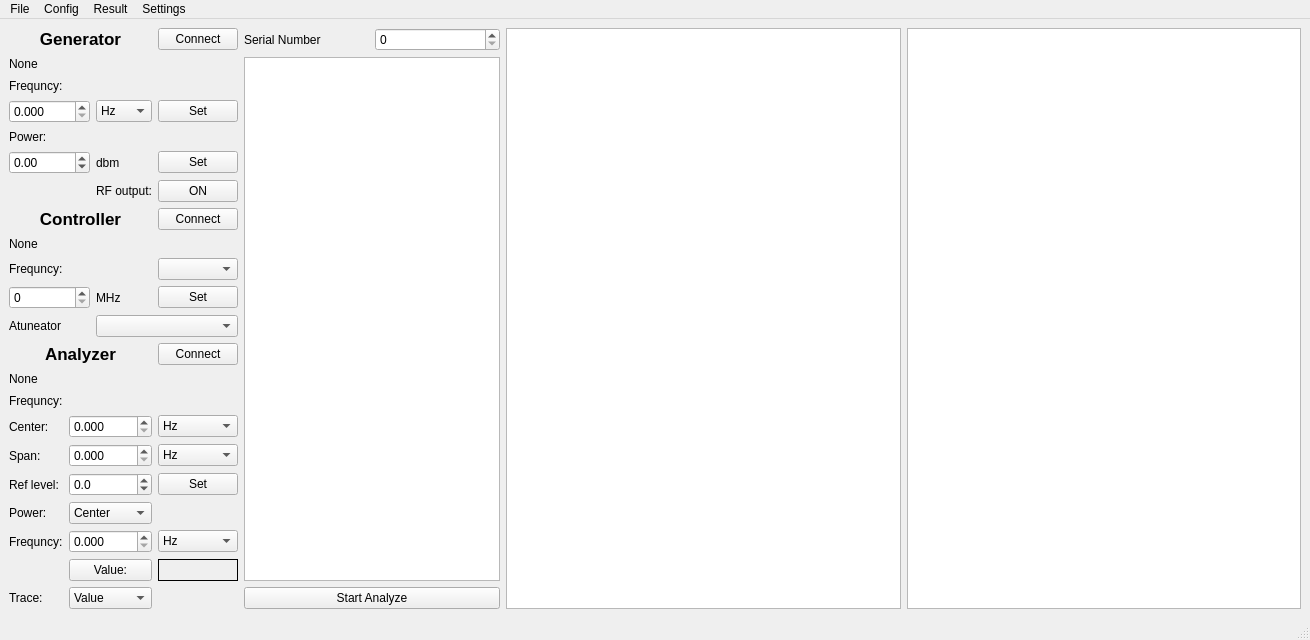
<?xml version="1.0" encoding="UTF-8"?>
<ui version="4.0">
 <class>MainGUI</class>
 <widget class="QMainWindow" name="MainGUI">
  <property name="geometry">
   <rect>
    <x>0</x>
    <y>0</y>
    <width>1310</width>
    <height>640</height>
   </rect>
  </property>
  <property name="windowTitle">
   <string notr="true">Control And Analyze</string>
  </property>
  <widget class="QWidget" name="centralwidget">
   <layout class="QGridLayout" name="gridLayout_2">
    <item row="0" column="4" rowspan="3">
     <widget class="QGraphicsView" name="AGV"/>
    </item>
    <item row="0" column="3" rowspan="3">
     <widget class="QTextBrowser" name="RTB"/>
    </item>
    <item row="0" column="1">
     <widget class="QLabel" name="MSL">
      <property name="text">
       <string notr="true">Serial Number</string>
      </property>
     </widget>
    </item>
    <item row="0" column="0" rowspan="3">
     <layout class="QGridLayout" name="gridLayout">
      <item row="18" column="1" colspan="2">
       <widget class="QComboBox" name="APT">
        <item>
         <property name="text">
          <string notr="true">Center</string>
         </property>
        </item>
        <item>
         <property name="text">
          <string notr="true">Point</string>
         </property>
        </item>
       </widget>
      </item>
      <item row="17" column="3">
       <widget class="QPushButton" name="AFS">
        <property name="text">
         <string notr="true">Set</string>
        </property>
       </widget>
      </item>
      <item row="10" column="0" colspan="2">
       <widget class="QSpinBox" name="CFV">
        <property name="maximum">
         <number>3000</number>
        </property>
       </widget>
      </item>
      <item row="6" column="3">
       <widget class="QPushButton" name="GRFB">
        <property name="text">
         <string notr="true">ON</string>
        </property>
       </widget>
      </item>
      <item row="12" column="0" colspan="3">
       <widget class="QLabel" name="AML">
        <property name="font">
         <font>
          <pointsize>13</pointsize>
          <weight>75</weight>
          <bold>true</bold>
         </font>
        </property>
        <property name="text">
         <string notr="true">Analyzer</string>
        </property>
        <property name="alignment">
         <set>Qt::AlignCenter</set>
        </property>
       </widget>
      </item>
      <item row="2" column="0" colspan="2">
       <widget class="QLabel" name="GFL">
        <property name="text">
         <string notr="true">Frequncy:</string>
        </property>
       </widget>
      </item>
      <item row="1" column="0" colspan="4">
       <widget class="QLabel" name="GNL">
        <property name="text">
         <string notr="true">None</string>
        </property>
       </widget>
      </item>
      <item row="9" column="0" colspan="2">
       <widget class="QLabel" name="CFL">
        <property name="text">
         <string notr="true">Frequncy:</string>
        </property>
       </widget>
      </item>
      <item row="8" column="0" colspan="4">
       <widget class="QLabel" name="CNL">
        <property name="text">
         <string notr="true">None</string>
        </property>
       </widget>
      </item>
      <item row="17" column="1" colspan="2">
       <widget class="QDoubleSpinBox" name="AFAV">
        <property name="enabled">
         <bool>true</bool>
        </property>
        <property name="decimals">
         <number>1</number>
        </property>
        <property name="minimum">
         <double>-100.000000000000000</double>
        </property>
        <property name="maximum">
         <double>20.000000000000000</double>
        </property>
       </widget>
      </item>
      <item row="7" column="3">
       <widget class="QPushButton" name="CCB">
        <property name="text">
         <string notr="true">Connect</string>
        </property>
       </widget>
      </item>
      <item row="5" column="0" colspan="2">
       <widget class="QDoubleSpinBox" name="GPV">
        <property name="decimals">
         <number>2</number>
        </property>
        <property name="minimum">
         <double>-999.990000000000009</double>
        </property>
        <property name="maximum">
         <double>99.989999999999995</double>
        </property>
       </widget>
      </item>
      <item row="16" column="1" colspan="2">
       <widget class="QDoubleSpinBox" name="AFSV">
        <property name="decimals">
         <number>3</number>
        </property>
        <property name="maximum">
         <double>999.999000000000024</double>
        </property>
       </widget>
      </item>
      <item row="3" column="3">
       <widget class="QPushButton" name="GFS">
        <property name="text">
         <string notr="true">Set</string>
        </property>
       </widget>
      </item>
      <item row="16" column="3">
       <widget class="QComboBox" name="AFSVT">
        <item>
         <property name="text">
          <string notr="true">Hz</string>
         </property>
        </item>
        <item>
         <property name="text">
          <string notr="true">kHz</string>
         </property>
        </item>
        <item>
         <property name="text">
          <string notr="true">MHz</string>
         </property>
        </item>
        <item>
         <property name="text">
          <string notr="true">GHz</string>
         </property>
        </item>
       </widget>
      </item>
      <item row="10" column="3">
       <widget class="QPushButton" name="CFS">
        <property name="text">
         <string notr="true">Set</string>
        </property>
       </widget>
      </item>
      <item row="5" column="3">
       <widget class="QPushButton" name="GPS">
        <property name="text">
         <string notr="true">Set</string>
        </property>
       </widget>
      </item>
      <item row="16" column="0">
       <widget class="QLabel" name="AFSL">
        <property name="text">
         <string notr="true">Span:</string>
        </property>
       </widget>
      </item>
      <item row="0" column="0" colspan="3">
       <widget class="QLabel" name="GML">
        <property name="font">
         <font>
          <pointsize>13</pointsize>
          <weight>75</weight>
          <bold>true</bold>
         </font>
        </property>
        <property name="text">
         <string notr="true">Generator</string>
        </property>
        <property name="alignment">
         <set>Qt::AlignCenter</set>
        </property>
       </widget>
      </item>
      <item row="3" column="0" colspan="2">
       <widget class="QDoubleSpinBox" name="GFV">
        <property name="decimals">
         <number>3</number>
        </property>
        <property name="maximum">
         <double>999.999000000000024</double>
        </property>
       </widget>
      </item>
      <item row="12" column="3">
       <widget class="QPushButton" name="ACB">
        <property name="text">
         <string notr="true">Connect</string>
        </property>
       </widget>
      </item>
      <item row="0" column="3">
       <widget class="QPushButton" name="GCB">
        <property name="text">
         <string notr="true">Connect</string>
        </property>
       </widget>
      </item>
      <item row="20" column="1" colspan="2">
       <widget class="QPushButton" name="APVL">
        <property name="text">
         <string notr="true">Value:</string>
        </property>
       </widget>
      </item>
      <item row="9" column="3">
       <widget class="QComboBox" name="CChB"/>
      </item>
      <item row="19" column="3">
       <widget class="QComboBox" name="APFVT">
        <property name="enabled">
         <bool>true</bool>
        </property>
        <item>
         <property name="text">
          <string notr="true">Hz</string>
         </property>
        </item>
        <item>
         <property name="text">
          <string notr="true">kHz</string>
         </property>
        </item>
        <item>
         <property name="text">
          <string notr="true">MHz</string>
         </property>
        </item>
        <item>
         <property name="text">
          <string notr="true">GHz</string>
         </property>
        </item>
       </widget>
      </item>
      <item row="15" column="1" colspan="2">
       <widget class="QDoubleSpinBox" name="AFCV">
        <property name="decimals">
         <number>3</number>
        </property>
        <property name="maximum">
         <double>999.999000000000024</double>
        </property>
       </widget>
      </item>
      <item row="13" column="0" colspan="4">
       <widget class="QLabel" name="ANL">
        <property name="text">
         <string notr="true">None</string>
        </property>
       </widget>
      </item>
      <item row="19" column="0">
       <widget class="QLabel" name="APFL">
        <property name="enabled">
         <bool>true</bool>
        </property>
        <property name="text">
         <string notr="true">Frequncy:</string>
        </property>
       </widget>
      </item>
      <item row="4" column="0" colspan="2">
       <widget class="QLabel" name="GPL">
        <property name="text">
         <string notr="true">Power:</string>
        </property>
       </widget>
      </item>
      <item row="15" column="3">
       <widget class="QComboBox" name="AFCVT">
        <item>
         <property name="text">
          <string notr="true">Hz</string>
         </property>
        </item>
        <item>
         <property name="text">
          <string notr="true">kHz</string>
         </property>
        </item>
        <item>
         <property name="text">
          <string notr="true">MHz</string>
         </property>
        </item>
        <item>
         <property name="text">
          <string notr="true">GHz</string>
         </property>
        </item>
       </widget>
      </item>
      <item row="6" column="2">
       <widget class="QLabel" name="GRFL">
        <property name="font">
         <font>
          <pointsize>9</pointsize>
         </font>
        </property>
        <property name="text">
         <string notr="true">RF output:</string>
        </property>
       </widget>
      </item>
      <item row="20" column="3">
       <widget class="QLabel" name="APV">
        <property name="enabled">
         <bool>true</bool>
        </property>
        <property name="frameShape">
         <enum>QFrame::Box</enum>
        </property>
        <property name="text">
         <string notr="true"/>
        </property>
       </widget>
      </item>
      <item row="17" column="0">
       <widget class="QLabel" name="AFAL">
        <property name="enabled">
         <bool>true</bool>
        </property>
        <property name="text">
         <string notr="true">Ref level:</string>
        </property>
       </widget>
      </item>
      <item row="15" column="0">
       <widget class="QLabel" name="AFCL">
        <property name="text">
         <string notr="true">Center:</string>
        </property>
       </widget>
      </item>
      <item row="21" column="0">
       <widget class="QLabel" name="ATL">
        <property name="enabled">
         <bool>true</bool>
        </property>
        <property name="text">
         <string notr="true">Trace:</string>
        </property>
       </widget>
      </item>
      <item row="5" column="2">
       <widget class="QLabel" name="GPVT">
        <property name="text">
         <string notr="true">dbm</string>
        </property>
       </widget>
      </item>
      <item row="19" column="1" colspan="2">
       <widget class="QDoubleSpinBox" name="APFV">
        <property name="enabled">
         <bool>true</bool>
        </property>
        <property name="decimals">
         <number>3</number>
        </property>
        <property name="maximum">
         <double>999.999000000000024</double>
        </property>
       </widget>
      </item>
      <item row="10" column="2">
       <widget class="QLabel" name="CFVT">
        <property name="text">
         <string notr="true">MHz</string>
        </property>
       </widget>
      </item>
      <item row="14" column="0" colspan="2">
       <widget class="QLabel" name="AFL">
        <property name="text">
         <string notr="true">Frequncy:</string>
        </property>
       </widget>
      </item>
      <item row="21" column="1" colspan="2">
       <widget class="QComboBox" name="ATT">
        <property name="enabled">
         <bool>true</bool>
        </property>
        <item>
         <property name="text">
          <string notr="true">Value</string>
         </property>
        </item>
        <item>
         <property name="text">
          <string notr="true">Average</string>
         </property>
        </item>
        <item>
         <property name="text">
          <string notr="true">Minimum</string>
         </property>
        </item>
        <item>
         <property name="text">
          <string notr="true">Maximum</string>
         </property>
        </item>
       </widget>
      </item>
      <item row="18" column="0">
       <widget class="QLabel" name="APL">
        <property name="text">
         <string notr="true">Power:</string>
        </property>
       </widget>
      </item>
      <item row="7" column="0" colspan="3">
       <widget class="QLabel" name="CML">
        <property name="font">
         <font>
          <pointsize>13</pointsize>
          <weight>75</weight>
          <bold>true</bold>
         </font>
        </property>
        <property name="text">
         <string notr="true">Controller</string>
        </property>
        <property name="alignment">
         <set>Qt::AlignCenter</set>
        </property>
       </widget>
      </item>
      <item row="3" column="2">
       <widget class="QComboBox" name="GFVT">
        <item>
         <property name="text">
          <string notr="true">Hz</string>
         </property>
        </item>
        <item>
         <property name="text">
          <string notr="true">kHz</string>
         </property>
        </item>
        <item>
         <property name="text">
          <string notr="true">MHz</string>
         </property>
        </item>
        <item>
         <property name="text">
          <string notr="true">GHz</string>
         </property>
        </item>
       </widget>
      </item>
      <item row="11" column="2" colspan="2">
       <widget class="QComboBox" name="CAS"/>
      </item>
      <item row="11" column="0" colspan="2">
       <widget class="QLabel" name="CAL">
        <property name="text">
         <string notr="true">Atuneator</string>
        </property>
       </widget>
      </item>
     </layout>
    </item>
    <item row="0" column="2">
     <widget class="QSpinBox" name="MSV">
      <property name="maximum">
       <number>99999</number>
      </property>
     </widget>
    </item>
    <item row="1" column="1" colspan="2">
     <widget class="QTextBrowser" name="CTB"/>
    </item>
    <item row="2" column="1" colspan="2">
     <widget class="QPushButton" name="ASB">
      <property name="text">
       <string notr="true">Start Analyze</string>
      </property>
     </widget>
    </item>
   </layout>
  </widget>
  <widget class="QMenuBar" name="menubar">
   <property name="geometry">
    <rect>
     <x>0</x>
     <y>0</y>
     <width>1310</width>
     <height>21</height>
    </rect>
   </property>
   <widget class="QMenu" name="menuFile">
    <property name="title">
     <string>File</string>
    </property>
    <addaction name="actionOpen"/>
    <addaction name="actionOpenConfig"/>
    <addaction name="separator"/>
    <addaction name="actionSaveCnf"/>
    <addaction name="actionSaveFolder"/>
    <addaction name="actionSaveTXT"/>
   </widget>
   <widget class="QMenu" name="menuResult">
    <property name="title">
     <string>Result</string>
    </property>
    <addaction name="actionClean"/>
   </widget>
   <widget class="QMenu" name="menuConfig">
    <property name="title">
     <string>Config</string>
    </property>
    <addaction name="actionAdd"/>
   </widget>
   <widget class="QMenu" name="menuSettings">
    <property name="title">
     <string>Settings</string>
    </property>
    <addaction name="actionChange_Serial_Number"/>
   </widget>
   <addaction name="menuFile"/>
   <addaction name="menuConfig"/>
   <addaction name="menuResult"/>
   <addaction name="menuSettings"/>
  </widget>
  <widget class="QStatusBar" name="StatusBar"/>
  <action name="actionEdit">
   <property name="text">
    <string>Edit</string>
   </property>
  </action>
  <action name="actionConnect">
   <property name="text">
    <string>Connect</string>
   </property>
  </action>
  <action name="actionOpen">
   <property name="checkable">
    <bool>false</bool>
   </property>
   <property name="checked">
    <bool>false</bool>
   </property>
   <property name="text">
    <string>Open</string>
   </property>
  </action>
  <action name="actionSave">
   <property name="text">
    <string>Save</string>
   </property>
  </action>
  <action name="actionSaveRes">
   <property name="text">
    <string>Save</string>
   </property>
  </action>
  <action name="actionSaveTxtRes">
   <property name="text">
    <string>Save As Txt</string>
   </property>
  </action>
  <action name="actionClean">
   <property name="text">
    <string>Clean</string>
   </property>
  </action>
  <action name="actionSaveCnf">
   <property name="checkable">
    <bool>false</bool>
   </property>
   <property name="text">
    <string>Save</string>
   </property>
  </action>
  <action name="actionExport_as_txt">
   <property name="text">
    <string>Export as txt</string>
   </property>
  </action>
  <action name="actionSaveFolder">
   <property name="checkable">
    <bool>true</bool>
   </property>
   <property name="text">
    <string>Save at folder</string>
   </property>
  </action>
  <action name="actionSaveTXT">
   <property name="text">
    <string>Save as TXT</string>
   </property>
  </action>
  <action name="actionOpenConfig">
   <property name="text">
    <string>Open only Config</string>
   </property>
  </action>
  <action name="actionAdd">
   <property name="enabled">
    <bool>false</bool>
   </property>
   <property name="text">
    <string>Add</string>
   </property>
  </action>
  <action name="actionChange_Serial_Number">
   <property name="checkable">
    <bool>true</bool>
   </property>
   <property name="checked">
    <bool>true</bool>
   </property>
   <property name="text">
    <string>Change Serial Number</string>
   </property>
  </action>
 </widget>
 <resources/>
 <connections/>
</ui>
